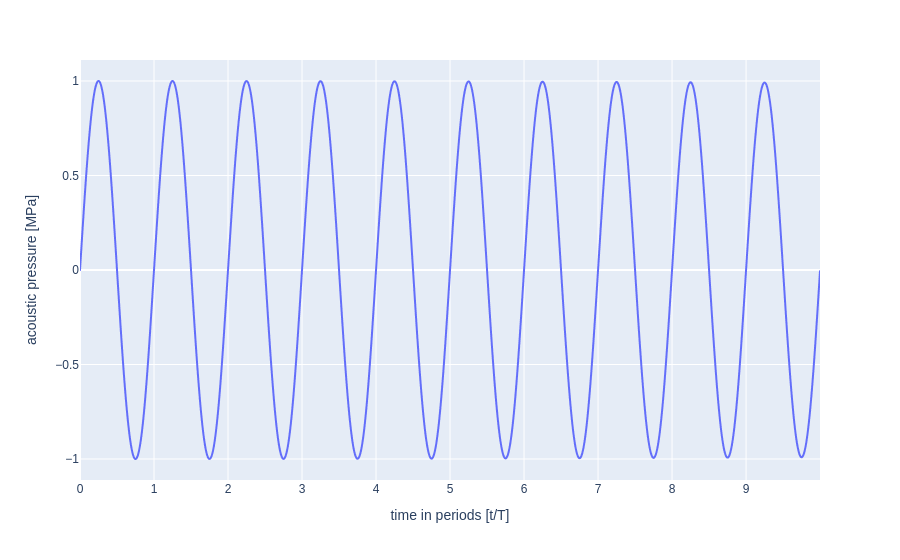

Notebook source saved alongside this figure:
### Code cell
fig = px.line(
    x=BD_obj.time / period, y=BD_obj.npac_wave * BD_obj.medium_parameters["p0"] / 1e6
)
fig.update_layout(
    font_family="Arial",
    xaxis=dict(title="time in periods [t/T]"),
    yaxis=dict(title="acoustic pressure [MPa]"),
)
fig.show()
# pio.write_image(fig, "test.pdf", width=1.5*300, height=0.75*300)

### Figure 1 — Plotly figure (JSON) as saved in the notebook; plotly's stock layout.template omitted (floating-point values rounded to 4 significant figures; data arrays with more than 128 entries replaced by an {"elided": "..."} marker saying what was removed)
{"data": [{"hovertemplate": "x=%{x}<br>y=%{y}<extra></extra>", "legendgroup": "", "line": {"color": "#636efa", "dash": "solid"}, "marker": {"symbol": "circle"}, "mode": "lines", "name": "", "showlegend": false, "type": "scattergl", "x": {"elided": "10000 float values"}, "xaxis": "x", "y": {"elided": "10000 float values"}, "yaxis": "y"}], "layout": {"autosize": true, "font": {"family": "Arial"}, "legend": {"tracegroupgap": 0}, "margin": {"t": 60}, "xaxis": {"anchor": "y", "autorange": true, "domain": [0, 1], "range": [0, 9.999], "title": {"text": "time in periods [t/T]"}, "type": "linear"}, "yaxis": {"anchor": "x", "autorange": true, "domain": [0, 1], "range": [-1.111, 1.111], "title": {"text": "acoustic pressure [MPa]"}, "type": "linear"}}}
